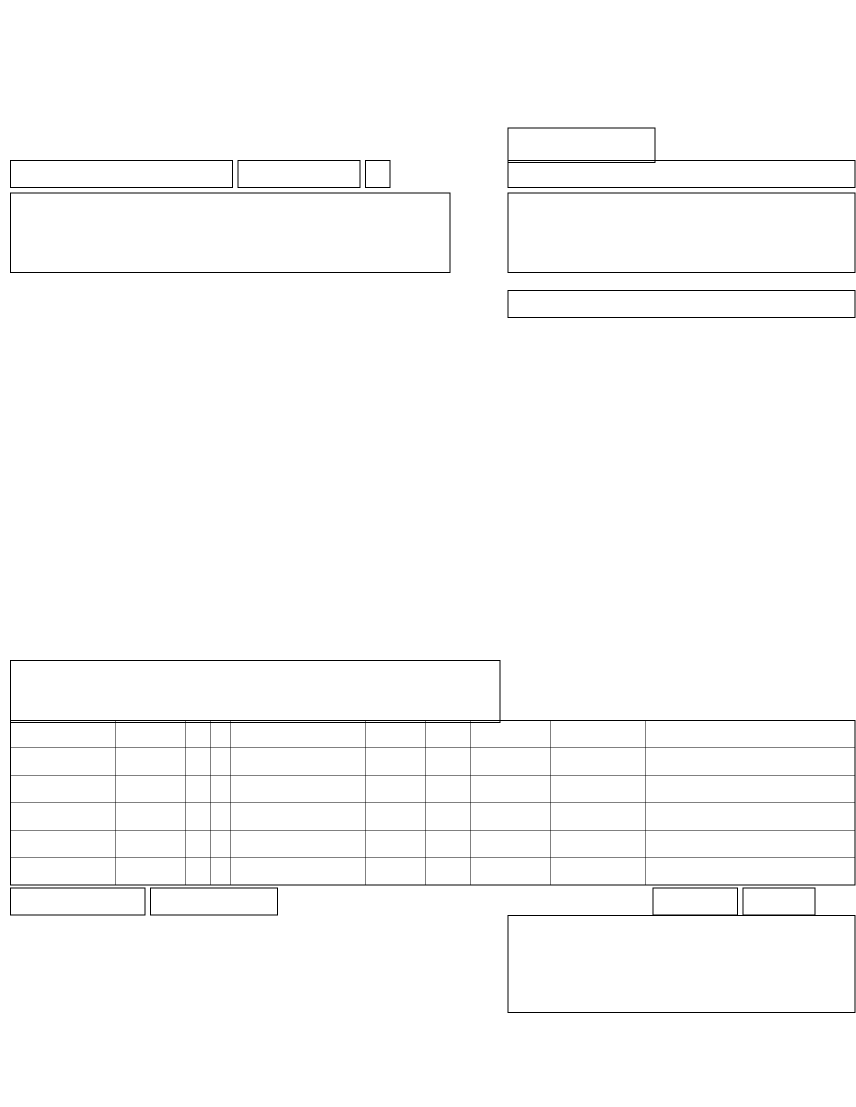
#> input picture synthetic_ref_cms1500.png, 1712 x 2214 px (shown at 1/2 size)
$ python -i benchmark_address_number.py   (imports and definitions only)
#> lines starting #> are read from the running program, lines starting #| are printed output that depends on the picture; after the words box and inside, x2 and y2 are one past the last pixel; in counts of white or black regions, pixels touching at a corner belong together
#> further down, picture is the input picture: PIL image 1712x2214 L; 98.7% white; black in thin lines or dots, all inside (x1, y1, x2, y2) = (20, 255, 1711, 2026)
"""Truth-blind digit recognition for the leading house-number address component."""

from __future__ import annotations

import argparse
import json
import subprocess
import tempfile
from collections import Counter
from pathlib import Path

from PIL import Image, ImageEnhance, ImageOps


def recognize(source: Image.Image, *, right_fraction: float = 0.24) -> dict:
#> called with right_fraction = 0.24
    gray = source.convert("L")
    number = gray.crop((0, 1, max(1, int(gray.width * right_fraction)), gray.height - 2))
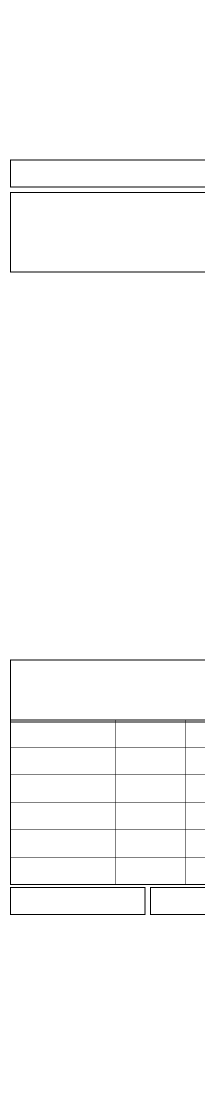
#> number: PIL image 410x2211 L (shown at 1/2 size); 98.7% white; black in thin lines or dots, all inside (x1, y1, x2, y2) = (20, 319, 410, 1830)
    base = ImageOps.expand(number, border=20, fill=255).resize(
        (number.width * 5, number.height * 5)
    )
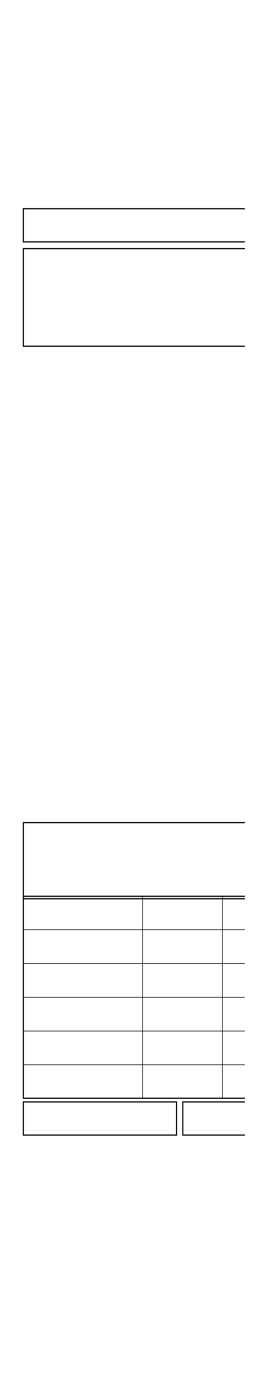
#> base: PIL image 2050x11055 L (shown at 1/8 size); min 0, max 255, mean 251.9
    variants = {
        "gray": base,
        "contrast": ImageEnhance.Contrast(base).enhance(2.2),
        "threshold": base.point(lambda value: 255 if value > 175 else 0),
    }
    attempts = []
    with tempfile.TemporaryDirectory(prefix="idp-house-number-") as temporary:
        for variant, image in variants.items():
            path = Path(temporary) / f"{variant}.png"
            image.save(path)
            for psm in (6, 7, 8, 10, 13):
                completed = subprocess.run(
                    [
                        "tesseract", str(path), "stdout", "--psm", str(psm),
                        "-c", "tessedit_char_whitelist=0123456789",
                    ],
                    capture_output=True,
                    check=False,
                    text=True,
                )
                value = "".join(character for character in completed.stdout if character.isdigit())
                attempts.append({"variant": variant, "psm": psm, "value": value})
#> this loop made 1 pass
#> variant on pass 1: 'gray'
#> after the loop, attempts = []
    counts = Counter(row["value"] for row in attempts if 1 <= len(row["value"]) <= 8)
    winner, support = counts.most_common(1)[0] if counts else (None, 0)
    runner_up = counts.most_common(2)[1][1] if len(counts) > 1 else 0
    return {
        "value": winner if support >= 3 and support - runner_up >= 2 else None,
        "accepted": support >= 3 and support - runner_up >= 2,
        "support": support,
        "runner_up_support": runner_up,
        "attempts": attempts,
        "evaluation_truth_loaded": False,
    }


def main() -> int:
    parser = argparse.ArgumentParser()
    parser.add_argument("--crop", type=Path, required=True)
    parser.add_argument("--output", type=Path, required=True)
    parser.add_argument("--right-fraction", type=float, default=0.24)
    args = parser.parse_args()
    with Image.open(args.crop) as source:
        result = recognize(source, right_fraction=args.right_fraction)
    result["crop"] = str(args.crop)
    args.output.write_text(json.dumps(result, indent=2), encoding="utf-8")
    print(json.dumps(result, indent=2))
    return 0


# [2 lines not run here, left out]

>>> from PIL import Image
>>> picture = Image.open('../synthetic_ref_cms1500.png')
#> (the run stopped early here; a loop or call above may not have finished)
